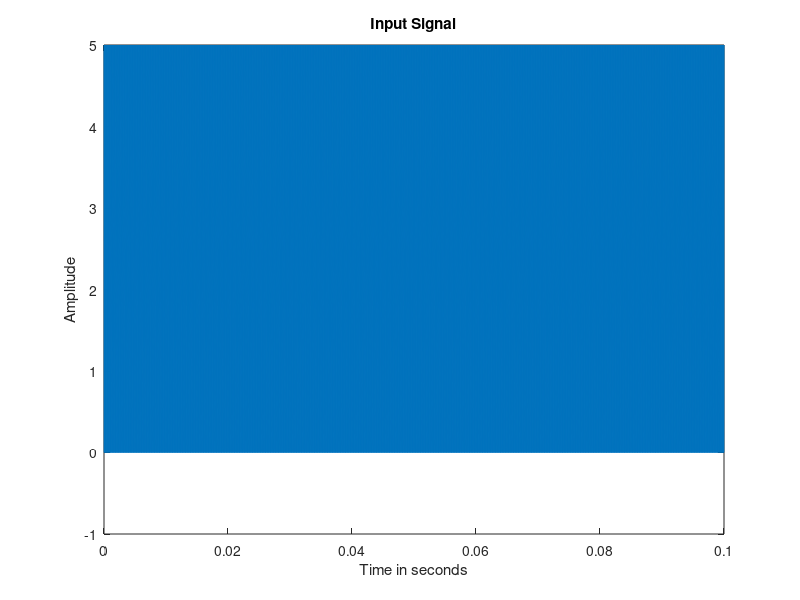

Recreate this plot in MATLAB. (Note: this script raises an error after producing the figure.)
clc;
clear all;                          %% Clear all previous values in command window
close all;                          %% Close all previous tabs open

%% Given Parameters
d = 4000;       % Distance between transmitter and receiver in meters
h = 121;        % Height of BTS tower
psd = pi;       % Value of pi
c = 3e8;        % Speed of light

%% Calculating Path Distances
d1 = 2 * sqrt((d/2)^2 + h^2);  % Distance due to ground reflection

%% Defining Step-Size, Frequency, and Time Parameters
Fs = 2000;                      % Time samples
fs = 1668e6;                    % Sampling frequency
f = 824e6:5000:834e6;           % Frequency range
t = 0:5e-5:0.1;                 % FM signal time vector

%% Input Signal
A = input("Enter the value of amplitude: ");
w = 2 * psd * f;
x = A * cos(w .* t);

figure(1);
plot(t, x);
title("Input Signal");
xlabel("Time in seconds");
ylabel("Amplitude");

%% Calculating Time Delays
u0 = d / c;
u1 = d1 / c;

%% Calculating Attenuation Factors
a0 = 1 / d;             % Direct path
a1 = (1 / d1) * 0.9;   % Ground-reflected path (R = 0.9)

%% Output Signals with Delay
y0 = a0 * delayseq(x, u0);
y1 = a1 * delayseq(x, u1);

figure(2);
subplot(2,2,1);
plot(t, y0, 'm');
title("DIRECT PATH Received Signal");
xlabel("Time in seconds");
ylabel("Amplitude");

subplot(2,2,2);
plot(t, y1, 'g');
title("GROUND Reflected Received Signal");
xlabel("Time in seconds");
ylabel("Amplitude");

%% Adding Zeros
nd0 = ceil(u0 * fs);
nd1 = ceil(u1 * fs);
z1 = zeros(1, nd0);
z2 = zeros(1, nd1);
Y0 = horzcat(z1, y0);
Y1 = horzcat(z2, y1);

%% Making Vectors Equal in Length
maxLength = max([length(Y0), length(Y1)]);
Y0(length(Y0)+1:maxLength) = 0;
Y1(length(Y1)+1:maxLength) = 0;

%% Received Signal
Y = Y0 + Y1;

figure(3);
subplot(2,2,1);
plot(Y0, 'm');
title("Signal 1 (after adding zeros)");
xlabel("Time in seconds");
ylabel("Amplitude");

subplot(2,2,2);
plot(Y1, 'g');
title("Signal 2 (after adding zeros)");
xlabel("Time in seconds");
ylabel("Amplitude");

figure(3);
plot(Y, 'r');
title("Received Signal");
xlabel("Time in seconds");
ylabel("Amplitude");

%% FFT Calculation
fs = 1668e6;  % Sampling frequency
q = fft(Y);
n = length(q);
Q = abs(q);
fbins = linspace(0, fs/2 - fs/n, n);

figure(4);
subplot(2,1,1);
plot(fbins, Q);
title("FFT OUTPUT");
xlabel('Frequency');
ylabel('Amplitude');

%% PSD Calculation
qc = conj(q);
m = (q .* qc);
psd = 1/n * 10 .* log10(m);

subplot(2,1,2);
plot(fbins, psd);
title("PSD Output");
xlabel('Frequency');
ylabel('Power Spectral Density (dB)');
